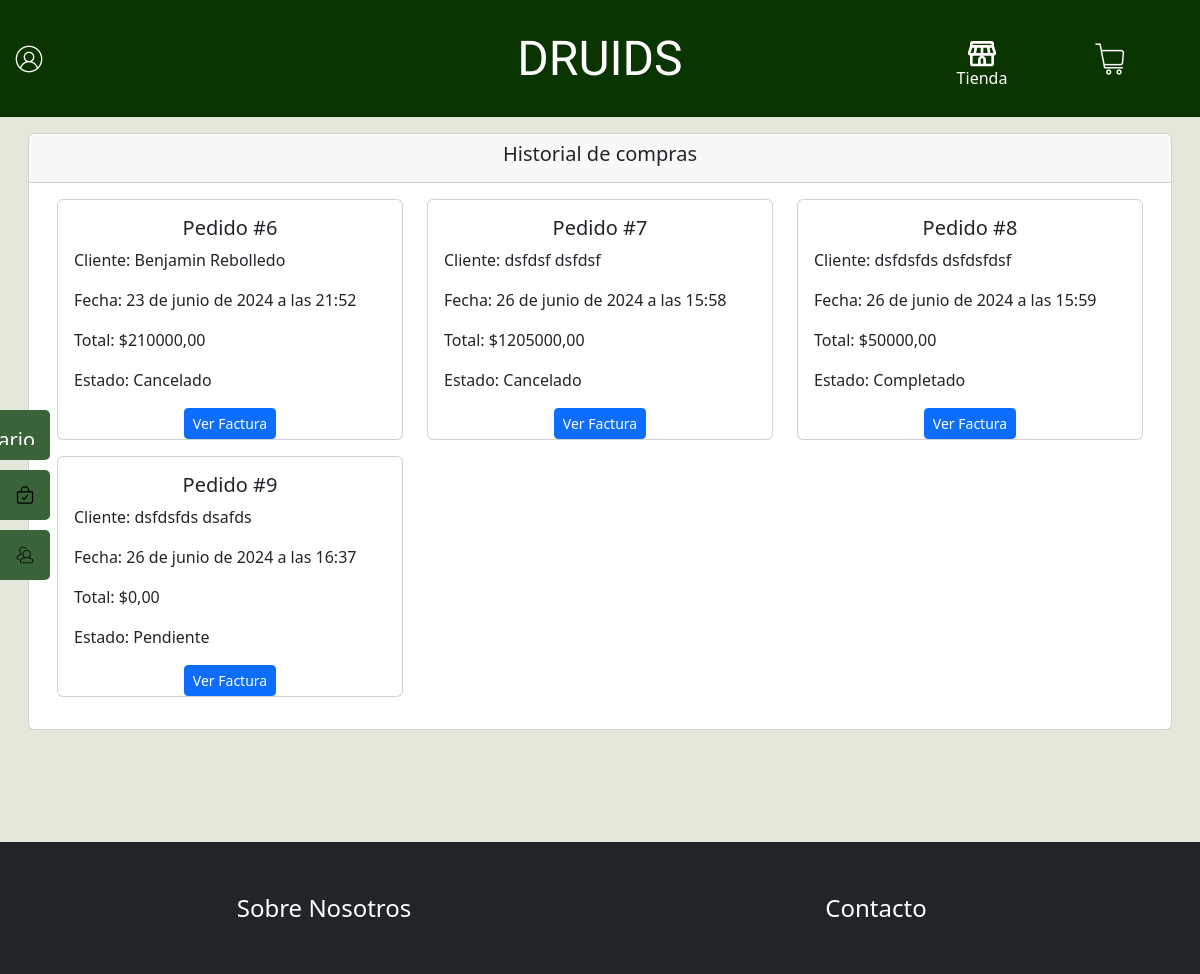
The page /historialCompra/ (signed in) on the database as committed earlier.
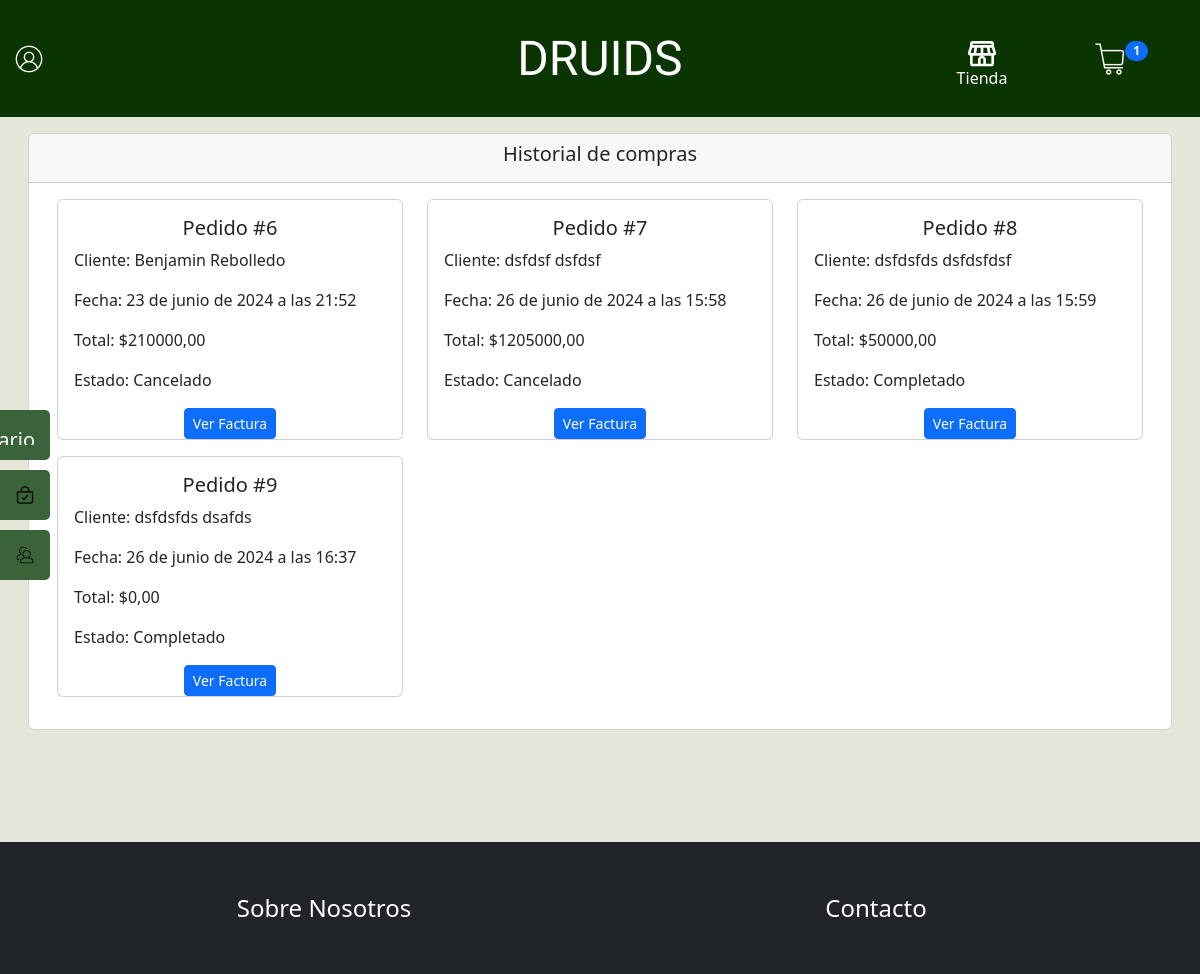
The same page on the database as committed later.
### Druids/models.py (models this page shows, shortened)
class Pedido(models.Model):
    nombre = models.CharField(max_length=100, verbose_name="Nombre del cliente")
    apellido = models.CharField(max_length=100, verbose_name="Apellido del cliente")
    email = models.EmailField(verbose_name="Correo Electrónico")
    rut = models.CharField(max_length=10, verbose_name="RUT")
    fecha_pedido = models.DateTimeField(auto_now_add=True, verbose_name="Fecha del pedido")
    total = models.DecimalField(max_digits=10, decimal_places=2, verbose_name="Total")
    direccion_envio = models.CharField(max_length=255, verbose_name="Dirección de envío")
    estado = models.CharField(max_length=50, choices=[('Pendiente', 'Pendiente'), ('Completado', 'Completado'), ('Cancelado', 'Cancelado')], verbose_name="Estado")
    usuario = models.ForeignKey(User, on_delete=models.CASCADE, verbose_name="Usuario", null=True, blank=True)

### Druids/views.py (the view)
# urls.py: path('historialCompra/', historialCompra, name='historialCompra'),
def historialCompra(request):
    pedidos = Pedido.objects.filter(usuario=request.user)
    return render(request, 'Druids/historialCompra.html', {'pedidos': pedidos})

### Druids/context_processors.py (called while the page is built)
def carrito_items_contador(request):
    contador = CarritoItem.objects.count()
    return {'carrito_items_contador': contador}

### Druids/templates/Druids/historialCompra.html (shortened to what this page needs)
{% extends 'Druids/base.html' %}
{% load static %}
{% block contenido %}
<link rel="stylesheet" href="{% static 'Druids/css/historialCompra.css' %}">
    <main>
        <section class="container-fluid Historial">
            <div class="card m-3">
                <div class="card-header d-flex justify-content-center">
                    <h5>Historial de compras</h5>
                </div>
                <div class="card-body">
                    <div class="container">
                        <div class="row">
                            {% for pedido in pedidos %}
                            <div class="col-12 col-sm-12 col-md-6 col-lg-4">
                                <div class="card mb-3">
                                    <div class="card-body">
                                        <h5 class="card-title text-center">Pedido #{{ pedido.id }}</h5>
                                        <p class="card-text">Cliente: {{ pedido.nombre }} {{ pedido.apellido }}</p>
                                        <p class="card-text">Fecha: {{ pedido.fecha_pedido }}</p>
                                        <p class="card-text">Total: ${{ pedido.total }}</p>
                                        <p class="card-text">Estado: {{ pedido.estado }}</p>
                                    </div>
                                    <div class="text-center">
                                        <button type="button" class="btn btn-primary btn-sm ver-detalles" data-pedido-id="{{ pedido.id }}" data-bs-toggle="modal" data-bs-target="#modalVerPedido{{pedido.id}}">Ver Factura</button>
                                    </div>
                                </div>
                            </div>
                            {% endfor %}
                        </div>
                    </div>
                </div>
            </div>
        </section>
    </main>
{% endblock %}

Rows that differ between the two databases and show on the page:
changed Pedido "dsafds": estado "Pendiente" → "Completado"
Other text that changed with them:
{{ carrito_items_contador }}: (not shown) → "1"
